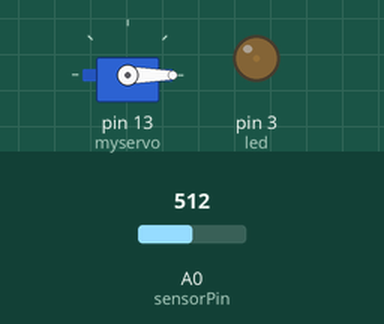
Recording of a sketch running on a simulated Arduino Uno, built with avr-gcc and run on an emulated ATmega328P. Parts: servo, output pins drawn as LEDs (lit = HIGH). The test bench sets the inputs (shaded band); at power-on: A0 (sensorPin) = 512.

Above: at 2.6 s.
2.7 s: A0 (sensorPin) set to 687
6.2 s: A0 (sensorPin) set to 719
At 9.2 s:
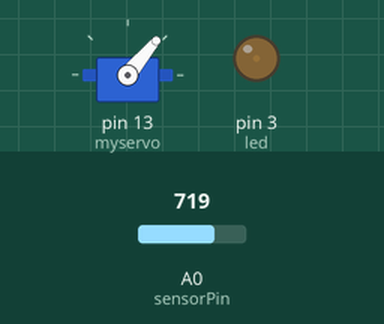
9.9 s: A0 (sensorPin) set to 690
At 12.9 s:
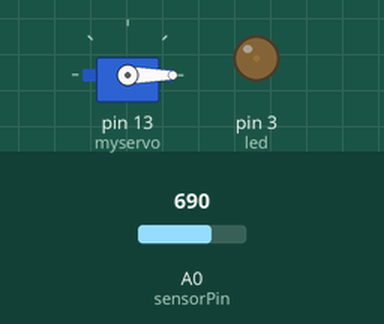
15.6 s: A0 (sensorPin) set to 710
At 17.34 s:
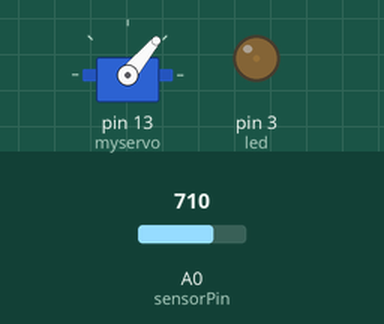
Timing chart, 0 to 22.3 s (numbered marks = the images above; inputs shaded):
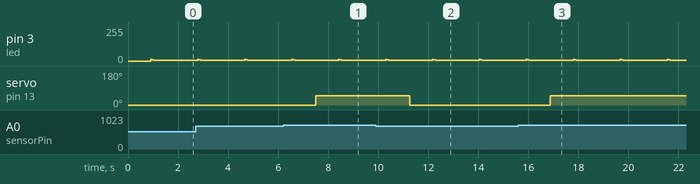

Measured:
- the behaviour switches between 700 and 701 on A0 (sensorPin) (found by bisection; images 0 and 1)
- after the input at 6.2 s, servo on pin 13 (myservo): 0° → 50° after 1.3 s
- after the input at 9.9 s, servo on pin 13 (myservo): 50° → 0° after 1.4 s
- after the input at 15.6 s, servo on pin 13 (myservo): 0° → 50° after 1.3 s
- by itself, pin 3 (led): repeats every 1.9 s: 14/255 0.01 s, 13/255 0.01 s, 12/255 0.01 s, 11/255 0.01 s, 10/255 0.02 s, 9/255 0.02 s, 8/255 0.04 s, 7/255 0.08 s, 6/255 1.7 s, 15/255 0.01 s

The sketch:

alien_egg_LED.ino
```cpp
//Haunted Space Station Exhibit - October 6, 2014
//By Monica Virtue

//Using a combination of code provided during:
//Creation & Computation - October 2, 2014
//Example 2 for Rube Goldberg Machines
//Prof Kate Hartman
//With additional LED Heartbeat code
//by Tyler Murphy (May 23, 2014)
//http://www.youtube.com/watch?v=cSBZobNh6Ms

#include <Servo.h>

Servo myservo;  // create servo object to control a servo

int sensorPin = 0;  // analog pin used to connect the sensor
int sensorValue;    // variable to read the value from the analog pin
int threshold = 700; // change this to your desire threshold
int position1 = 0; //change this to your starting position for the servo
int position2 = 50; //change this to your ending position for the servo

int led = 3; //Define pin 3 to be the LED

void setup()
{
  myservo.attach(13);  // attaches the servo on pin 13 to the servo object
  myservo.write(position1); // turn the servo to the starting position

  pinMode(led, OUTPUT);
}

int brightness = 5; //The initial brightness of the LED

void loop(){
  sensorValue = analogRead(sensorPin); // reads the value of the sensor (value between 0 and 1023)
  if(sensorValue > threshold){ // if the sensor value is above the threshold
    myservo.write(position2);    // move the servo to position 2
  }
  else{
    myservo.write(position1); // leave the servo at position 1
  }
  delay(5);               // waits for the servo to get there

  fade(100, 1, 1);
  fade(30, 1, 1.5);
  fade(255, 1, 1);
  fade(30, 1, 2);
  fade(15, 1, 4);
  fade(10, 1, 8);
  fade(8, 1, 20);
  fade(7, 1, 40);
  fade(6, 1, 80);
  fade(5, 1, 160);
  delay(600);

}

//Define the function to linearly ramp brightness up or down
//Starts with 'void' because there's no output

void fade(int fadeTo, int fadeSpeed, float delayTime) {
  if (fadeTo > brightness) {
    while (brightness < fadeTo) {
      analogWrite(led, brightness);
      brightness+=fadeSpeed;
      delay(delayTime);
    }
  } else {
    while (brightness > fadeTo) {
      analogWrite(led, brightness);
      brightness-=fadeSpeed;
      delay(delayTime);
    }
  }
}
```
